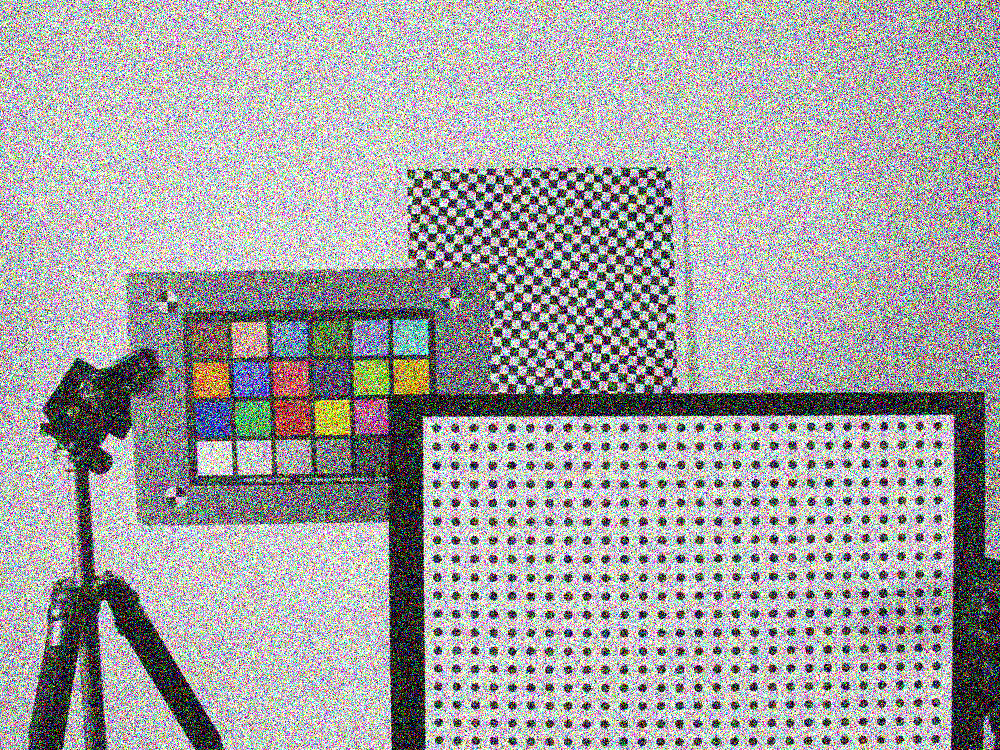
%> input picture tvl1flow_3/Matlab/a.png, 1000 x 750 px
$ octave test.m   (GNU Octave 9; MATLAB toolbox functions it lacks are replaced by stand-ins)
%> lines starting %> are read from the running program, lines starting %| are printed output that depends on the picture

a=double(imread('a.png'));
b=double(imread('b.png'));
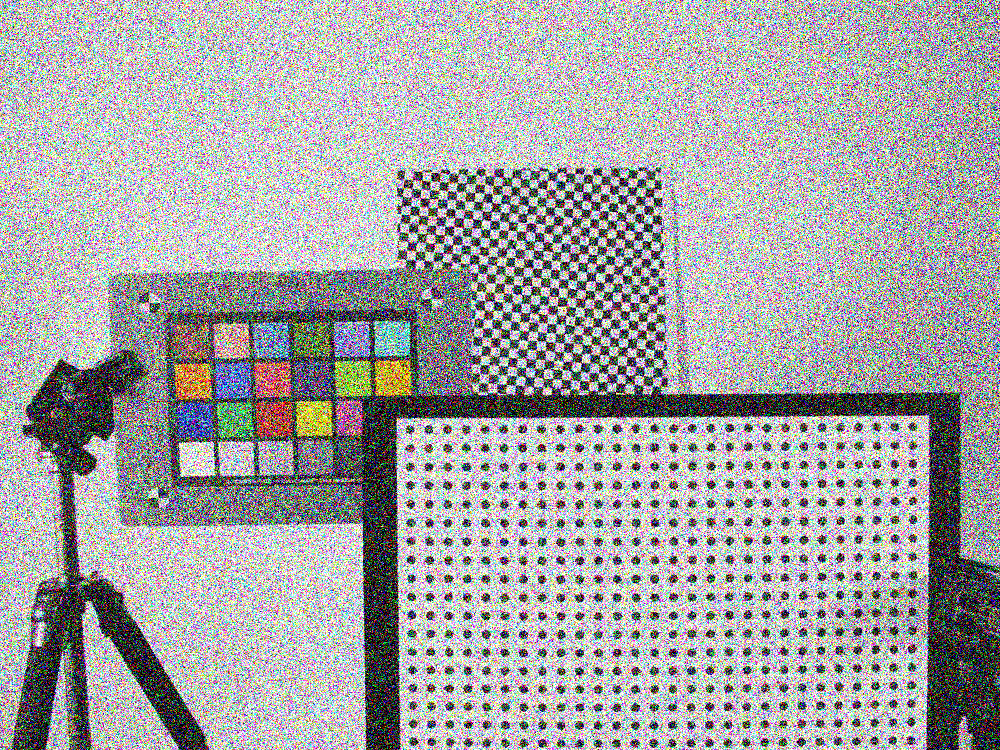
%> input picture tvl1flow_3/Matlab/b.png, 1000 x 750 px
sz = size(a);
%> sz = [750 1000 3]

% ONLY ONE CHANNEL!!!
a=mean(a,3);
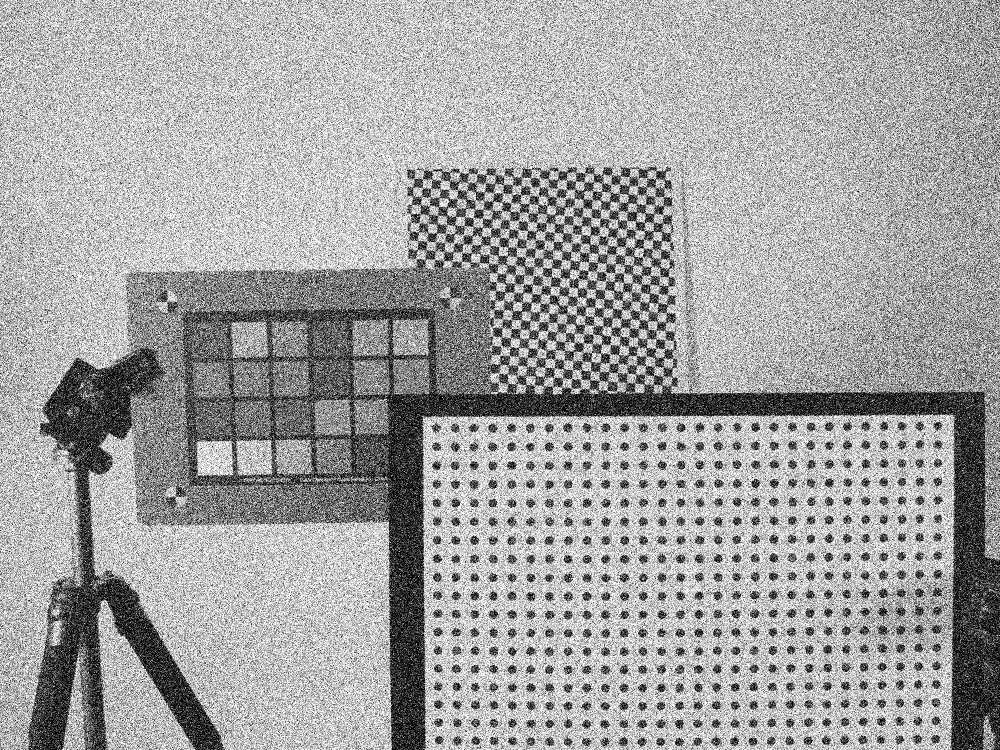
%> a: size 750x1000 double; min 0, max 255, mean 162.8
b=mean(b,3);
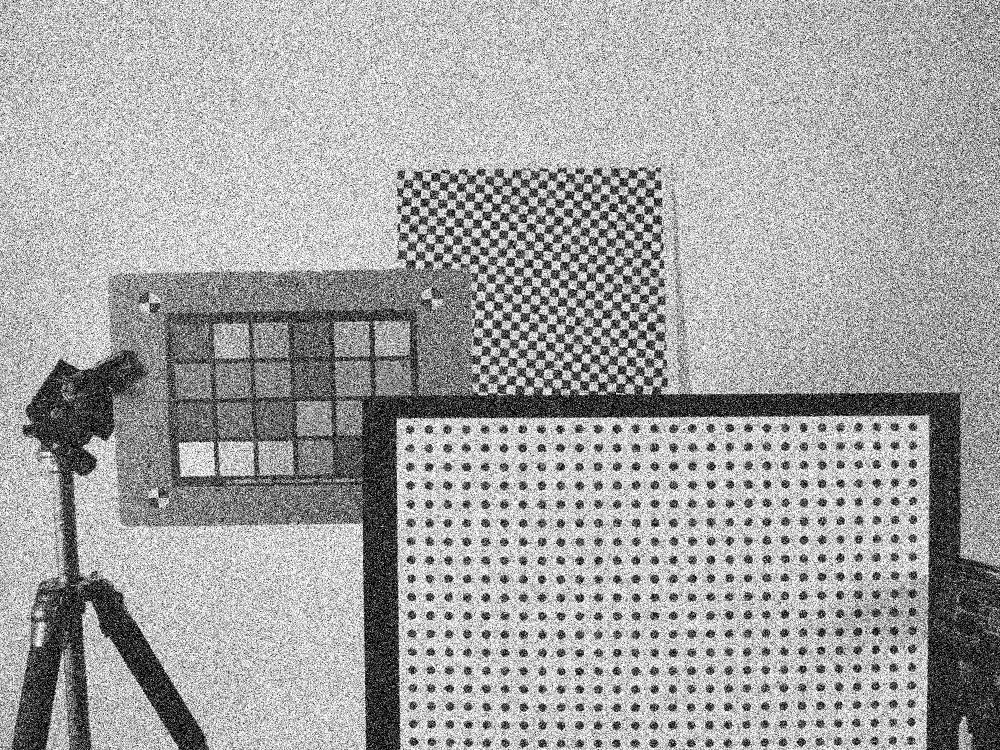
%> b: size 750x1000 double; min 0, max 255, mean 164.2

%> (the run ends here)
